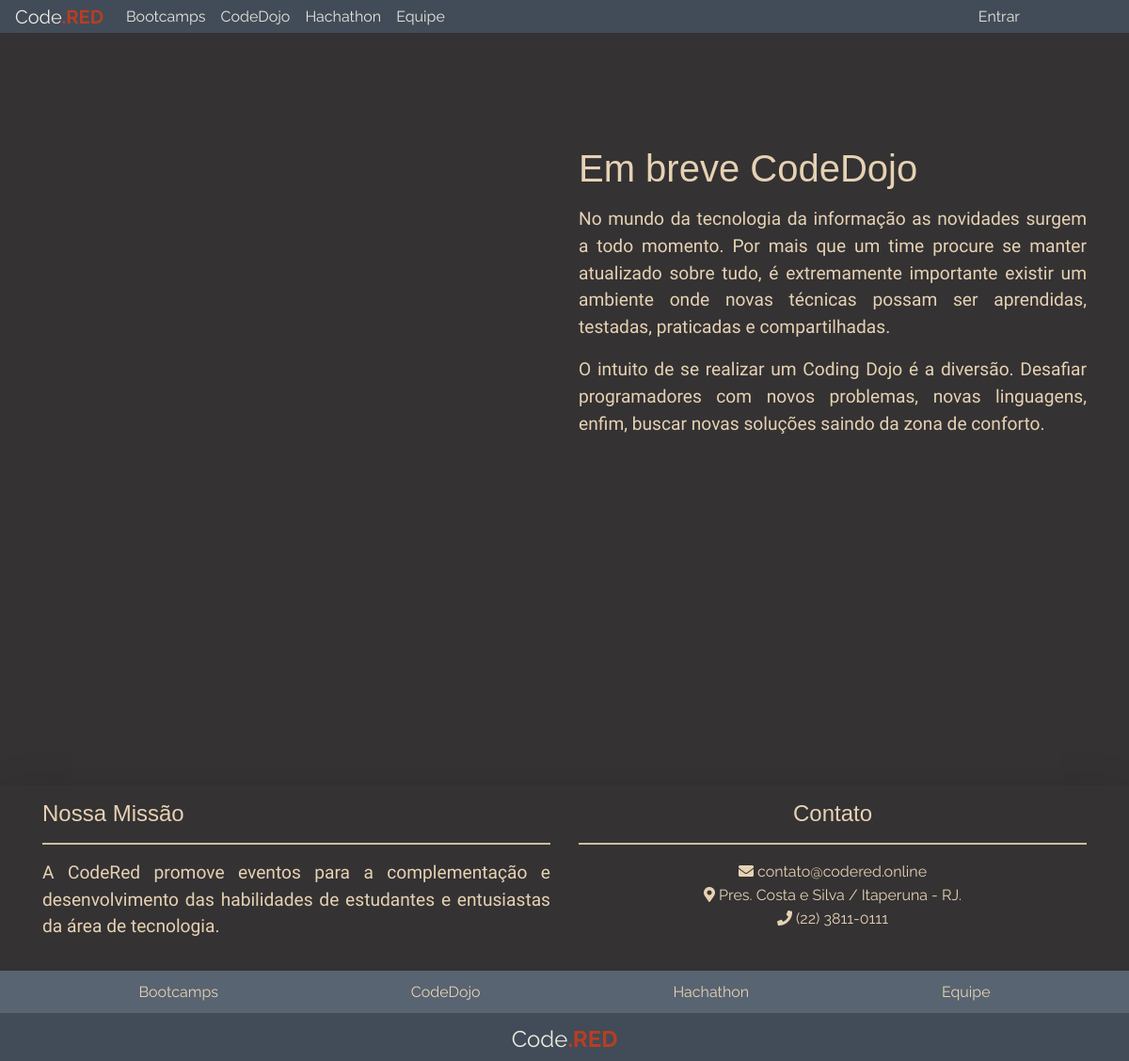
The app's page /codedojo/ with its own data.
### codedojo/models.py (models this page shows, shortened)
class Artigo_codedojo(models.Model):
    artigo_codedojo_id = models.AutoField(primary_key=True)
    code_dojo = models.ForeignKey('Code_dojo', on_delete=models.CASCADE, default=None)
    em_exibicao = models.BooleanField(default=False)
    class Meta:
        verbose_name_plural = "Artigos CodeDojo"

class Code_dojo(Events):
    codedojo_id = models.AutoField(primary_key=True)
    class Meta:
        verbose_name_plural = "CodeDojo"

### codedojo/views.py (the view)
# urls.py: url(r'^codedojo/$', Code_dojo),
def Code_dojo(request):
    artigo_codedojo = Artigo_codedojo.objects.all().filter(em_exibicao=True)
    context = {
        'artigo_codedojo': artigo_codedojo
    }
    return render(request, 'codedojo.html', context)

### templates/codedojo.html (shortened to what this page needs)
{% extends "index.html" %}
{% load static %}
{% block style %}
    <link rel="stylesheet" href="{% static "/css/custom.css" %} ">
{% endblock %}
{% block code_dojo %}
    {% for item in artigo_codedojo %}
        <div class="row">
            <div class="col-sm-6 col-md-6 col-xl-6" id="bottcamp_destaque">
            </div>
            <div class="col-sm-6 col-md-6 col-xl-6" id="bottcamp_destaque">
                <h1>{{item.code_dojo.titulo_evento}}</h1>
                <p>{{item.code_dojo.descricao_evento|safe}}</p>
            </div>
        </div>
    {% endfor %}
{% endblock %}

### static/css/custom.css (style rules this page uses)
html, body { height: 100%; margin: 0; }
body { background-color: #343233; color:#e6d2b3; text-align: justify; margin:0px; padding:0px; overflow-x:hidden; }
h1,h2,h3,h4,h5,h6 { font-family: 'Raleway:700', sans-serif; }
p { font-size: 1.2rem; font-family: 'Rokkitt', serif; }
#bottcamp_destaque { margin-top: 10vw; margin-bottom: 5vw; }

### records on screen
Artigo_codedojo: code_dojo.titulo_evento "Em breve CodeDojo", code_dojo.descricao_evento "No mundo da tecnologia da informação as novidades surgem a todo momento. Por mais que um time procure se manter atualizado sobre tudo, é extremamente importante existir um ambiente onde novas técnicas possam ser aprendidas, testadas, praticadas e compartilhadas. O intuito de se realizar um Coding Dojo é a diversão. Desafiar programadores com novos problemas, novas linguagens, enfim, buscar novas soluções saindo da zona de conforto."
